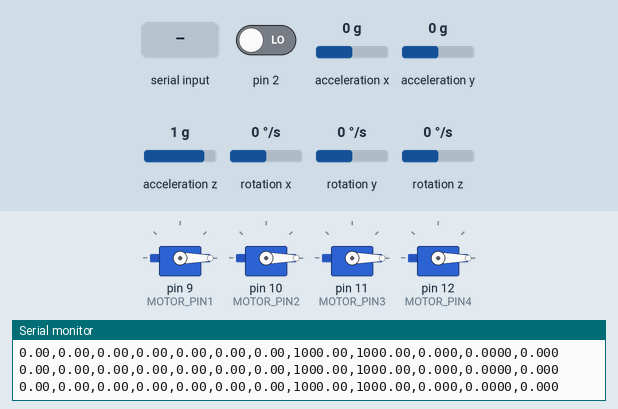
The sketch below on a simulated Arduino Uno, built with avr-gcc and run on an emulated ATmega328P. Shown: 4 × servo, the last lines printed to the serial monitor. The test bench sets the inputs (shaded band); at power-on: acceleration z 1 g, acceleration y 0 g, pin 2 LOW, acceleration x 0 g, rotation x 0 °/s, rotation y 0 °/s, rotation z 0 °/s. The sensor or clock chip raises its interrupt line as the real part does.

Above: at 1.7 s.
1.8 s: acceleration z set to 0.1 g
3.3 s: acceleration z set to -0.2 g
At 5.3 s:
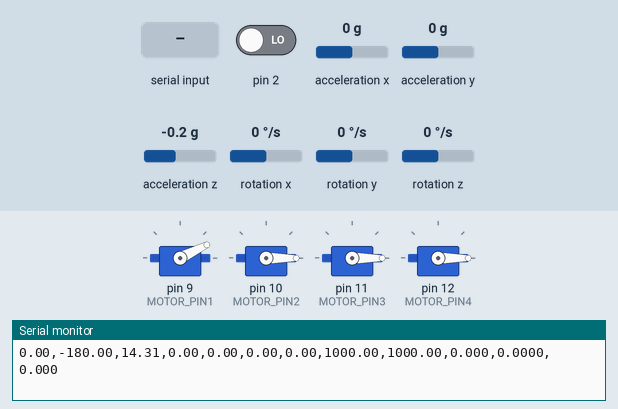
6.3 s: acceleration y set to -0.8 g
At 7.5 s:
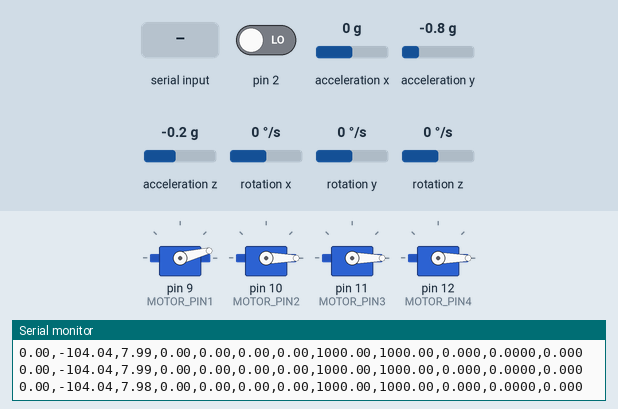
9.3 s: acceleration y set to 0.1 g
At 10.6 s:
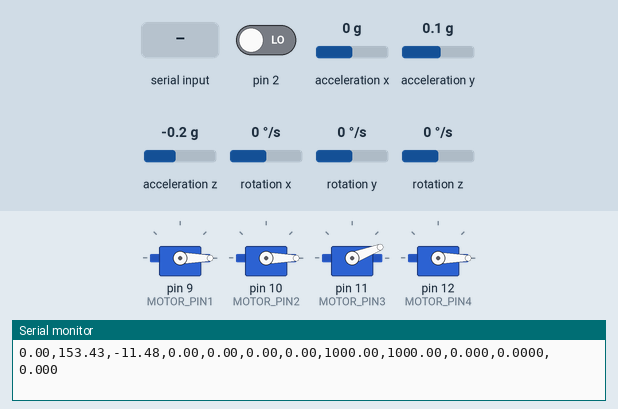
12.3 s: "E" received over Serial
At 13.0 s:
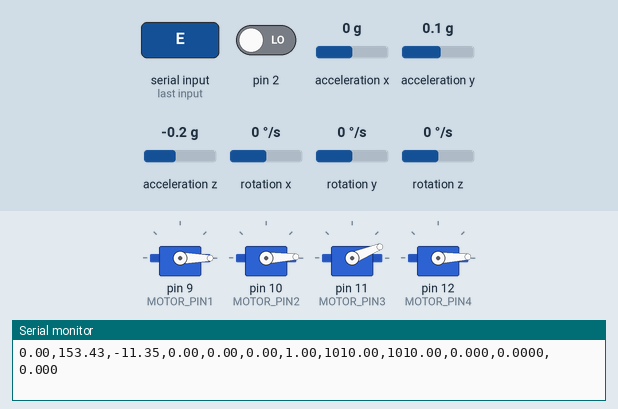
13.8 s: "Q" received over Serial
At 15.1 s:
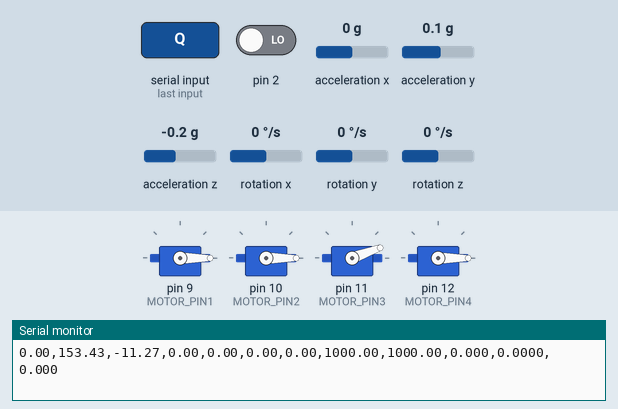
Timing chart, 0 to 16.8 s (numbered marks = the images above; inputs shaded):
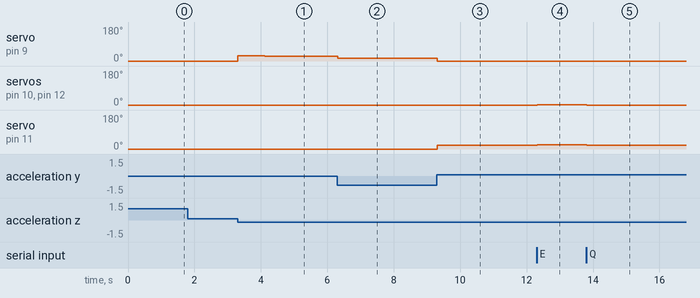

The sketch:

Quadcopter.ino
```cpp
#include <Wire.h>
#include <I2Cdev.h>
#include <helper_3dmath.h>
#include <MPU6050_6Axis_MotionApps20.h>
#include "Config.h"
#include <Servo.h>
Servo motor1;
Servo motor2;
Servo motor3;
Servo motor4;
MPU6050 mpu;
byte incomingByte = 0;
double PitchAngle=0, RollAngle=0;
double Desired_Pitch_Angle=0.000, Desired_Roll_Angle=0.000;
double Desired_Throttle=0.00;
double Roll_P_coef=0.000,Roll_I_coef=0.000,Roll_D_coef=0.000;
//double Pitch_P_coef=0.00,Pitch_I_coef=0.00,Pitch_D_coef=0.00;
bool dmpReady = false;
double PID_Pitch_value=0.000, PID_Roll_value=0.000;
uint8_t mpuIntStatus;
uint16_t packetSize;
unsigned long  tpPitch = millis();
unsigned long  tpRoll = millis();
double pErrorPitch = 0.0, pErrorRoll = 0.0;
double IpPitch = 0.0, IpRoll = 0.0;
double motor_value1=0.00, motor_value2=0.00, motor_value3=0.00, motor_value4=0.00;
bool IsArm=true;
void setup()
{
  Serial.begin(115200);
  Wire.begin();
  TWBR = 24;
  mpu.initialize();
  mpu.dmpInitialize();
  mpu.setXAccelOffset(-1512);
  mpu.setYAccelOffset(2159);
  mpu.setZAccelOffset(1329);
  mpu.setXGyroOffset(27);
  mpu.setYGyroOffset(-22);
  mpu.setZGyroOffset(347);
  mpu.setDMPEnabled(true);
  attachInterrupt(0, dmpDataReady, RISING);
  mpuIntStatus = mpu.getIntStatus();
  dmpReady = true;
  packetSize = mpu.dmpGetFIFOPacketSize();
  motor1.attach(MOTOR_PIN1,MIN_SIGNAL,MAX_SIGNAL);
  motor2.attach(MOTOR_PIN2,MIN_SIGNAL,MAX_SIGNAL);
  motor3.attach(MOTOR_PIN3,MIN_SIGNAL,MAX_SIGNAL);
  motor4.attach(MOTOR_PIN4,MIN_SIGNAL,MAX_SIGNAL);
  motor1.write(0);
  motor2.write(0);
  motor3.write(0);
  motor4.write(0);
}
void loop()
{
  GetThrottleAndDesiredAngles();
  Get_angles_from_sensor();
  if (IsArm==true)
  {
    PID_Pitch_value = PIDCompute(Desired_Pitch_Angle - PitchAngle, PID_Pitch_Kp, PID_Pitch_Ki, PID_Pitch_Kd, PID_Pitch_MaxValue, PID_Pitch_MinValue, tpPitch, pErrorPitch, IpPitch);
    PID_Roll_value = PIDCompute(Desired_Roll_Angle - RollAngle, Roll_P_coef, Roll_I_coef, Roll_D_coef, PID_Roll_MaxValue, PID_Roll_MinValue, tpRoll, pErrorRoll, IpRoll);
    motor_value1=mapdouble(Desired_Throttle+PID_Pitch_value,0,100,MIN_SIGNAL,MAX_SIGNAL);
    motor_value4=mapdouble(Desired_Throttle-PID_Roll_value,0,100,MIN_SIGNAL,MAX_SIGNAL);
    motor_value3=mapdouble(Desired_Throttle-PID_Pitch_value,0,100,MIN_SIGNAL,MAX_SIGNAL);
    motor_value2=mapdouble(Desired_Throttle+PID_Roll_value,0,100,MIN_SIGNAL,MAX_SIGNAL);
    if (motor_value4<1000)
    {
      motor_value4=1000;
    }
    if (motor_value2<1000)
    {
      motor_value2=1000;
    }
    if (motor_value4>2000)
    {
      motor_value4=2000;
    }
    if (motor_value2>2000)
    {
      motor_value2=2000;
    }
    motor1.writeMicroseconds(motor_value1);
    motor2.writeMicroseconds(motor_value2);
    motor3.writeMicroseconds(motor_value3);
    motor4.writeMicroseconds(motor_value4);
  }
  Serial.print(Desired_Pitch_Angle);
  Serial.print(",");
  Serial.print(PitchAngle);
  Serial.print(",");
  Serial.print(PID_Pitch_value);
  Serial.print(",");
  Serial.print(Desired_Roll_Angle);
  Serial.print(",");
  Serial.print(RollAngle);
  Serial.print(",");
  Serial.print(PID_Roll_value);
  Serial.print(",");
  Serial.print(Desired_Throttle);
  Serial.print(",");
  Serial.print(motor_value2);
  Serial.print(",");
  Serial.print(motor_value4);
  Serial.print(",");
  Serial.print(Roll_P_coef,3);
  Serial.print(",");
  Serial.print(Roll_I_coef,4);
  Serial.print(",");
  Serial.println(Roll_D_coef,3);
}
double mapdouble(double x, double in_min, double in_max, double out_min, double out_max)
{
  return (x - in_min) * (out_max - out_min) / (in_max - in_min) + out_min;
}
```

ChangeThrottle.ino
```cpp
void GetThrottleAndDesiredAngles()
{
    if (Serial.available() > 0)
    {
      incomingByte = Serial.read();
      switch (incomingByte)
      {
        case 81:
          throttle_checking(-1);
        break;
        case 69:
          throttle_checking(1);
        break;
        case 87: //numpad8
          Desired_Pitch_Angle=angle_checking(Desired_Pitch_Angle,1,Max_Pitch_Angle,Min_Pitch_Angle);
        break;
        case 83: //numpad2
          Desired_Pitch_Angle=angle_checking(Desired_Pitch_Angle,-1,Max_Pitch_Angle,Min_Pitch_Angle);
        break;
        case 65: //numpad4
          Desired_Roll_Angle=angle_checking(Desired_Roll_Angle,-1,Max_Roll_Angle,Min_Roll_Angle);
        break;
        case 68: //numpad6
          Desired_Roll_Angle=angle_checking(Desired_Roll_Angle,1,Max_Roll_Angle,Min_Roll_Angle);
        break;
        case 90: //numpad6
          IsArm=false;
          motor1.write(0);
          motor2.write(0);
          motor3.write(0);
          motor4.write(0);
        break;
        case 85:
          Roll_P_coef=angle_checking(Roll_P_coef,0.001,Max_Roll_Angle,Min_Roll_Angle);
        break;
        case 74:
          Roll_P_coef=angle_checking(Roll_P_coef,-0.001,Max_Roll_Angle,Min_Roll_Angle);
        break;
        case 73:
          Roll_I_coef=angle_checking(Roll_I_coef,0.0001,Max_Roll_Angle,Min_Roll_Angle);
        break;
        case 75:
          Roll_I_coef=angle_checking(Roll_I_coef,-0.0001,Max_Roll_Angle,Min_Roll_Angle);
        break;
        case 79:
          Roll_D_coef=angle_checking(Roll_D_coef,0.001,Max_Roll_Angle,Min_Roll_Angle);
        break;
        case 76:
          Roll_D_coef=angle_checking(Roll_D_coef,-0.001,Max_Roll_Angle,Min_Roll_Angle);
        break;
      }
    }
}
void throttle_checking(short number)
{
  if (Desired_Throttle+number<=100 && Desired_Throttle+number>=0)
  {
    Desired_Throttle+=number;
  }
}

double angle_checking(double angle, double number, double maxval, double minval)
{
  if (angle+number<=maxval && angle+number>=minval)
  {
    angle+=number;
  }
  return angle;
}
```

Get_angles_from_sensor.ino
```cpp
uint8_t devStatus;
Quaternion q; // [w, x, y, z] quaternion container
VectorFloat gravity;
volatile bool mpuInterrupt = false;
uint16_t fifoCount; // count of all bytes currently in FIFO
uint8_t fifoBuffer[64];
float ypr[3];
void dmpDataReady()
{
    mpuInterrupt = true;
}
void Get_angles_from_sensor()
{
    // if programming failed, don't try to do anything
    if (!dmpReady) return;
    // wait for MPU interrupt or extra packet(s) available
    while (!mpuInterrupt && fifoCount < packetSize)
    {
    }
    // reset interrupt flag and get INT_STATUS byte
    mpuInterrupt = false;
    mpuIntStatus = mpu.getIntStatus();
    // get current FIFO count
    fifoCount = mpu.getFIFOCount();
    while (fifoCount < packetSize) fifoCount = mpu.getFIFOCount();
    // read a packet from FIFO
    mpu.getFIFOBytes(fifoBuffer, packetSize);
    // track FIFO count here in case there is > 1 packet available
    // (this lets us immediately read more without waiting for an interrupt)
    fifoCount -= packetSize;
    // display Euler angles in degrees
    mpu.dmpGetQuaternion(&q, fifoBuffer);
    mpu.dmpGetGravity(&gravity, &q);
    mpu.dmpGetYawPitchRoll(ypr, &q, &gravity);
    RollAngle=ypr[1] * 180/M_PI;
    PitchAngle=ypr[2] * 180/M_PI;
}
```

PIDCompute.ino
```cpp
double PIDCompute(double mError, double kp, double ki, double kd, double Hval, double Lval, unsigned long  tp, double pError, double Ip)
{
  unsigned long tn = millis();
  double dt=(double)(tn-tp);
  double P = (double)kp * mError;
  double D = (double)(kd * (mError - pError) * 1000.0 / dt);
  pError = mError;
  double I = (double)(Ip + ki * mError * dt / 1000.0);
  double U = (double)(P + I + D);
  Ip = I;
  tp=tn;
  if(U>Hval)
  {
    U = Hval;
  }
  else if (U<Lval)
  {
    U = Lval;
  }
  return U;
}
```

Config.h
```cpp
#define PID_Pitch_Kp 0.07
#define PID_Pitch_Ki 0.00001
#define PID_Pitch_Kd 0.05

#define PID_Roll_Kp 0.07
#define PID_Roll_Ki 0.00001
#define PID_Roll_Kd 0.05

#define PID_Pitch_MaxValue 15
#define PID_Pitch_MinValue -15
#define PID_Roll_MaxValue 15
#define PID_Roll_MinValue -15

#define Max_Pitch_Angle 15
#define Min_Pitch_Angle -15
#define Max_Roll_Angle 15
#define Min_Roll_Angle -15

#define MAX_SIGNAL 2000
#define MIN_SIGNAL 1000
#define MOTOR_PIN1 9
#define MOTOR_PIN2 10
#define MOTOR_PIN3 11
#define MOTOR_PIN4 12
```

Measured:
- the behaviour switches between 0 and -0.1 g on acceleration z (found by bisection; images 0 and 1)
- after the input at 3.3 s, servo on pin 9 (MOTOR_PIN1): 0° → 27° at once, → 26° 0.80 s later, → 25° 1.6 s later
- after the input at 6.3 s, servo on pin 9 (MOTOR_PIN1): 25° → 15° at once, → 14° 0.11 s later
- after the input at 9.3 s, servo on pin 9 (MOTOR_PIN1): 14° → 0° at once; servo on pin 11 (MOTOR_PIN3): 0° → 21° at once, → 20° 2.7 s later
- after the input at 12.3 s, servo on pin 10 (MOTOR_PIN2), servo on pin 12 (MOTOR_PIN4): 0° → 2° at once; servo on pin 11 (MOTOR_PIN3): 20° → 22° at once
- after the input at 13.8 s, servo on pin 10 (MOTOR_PIN2), servo on pin 12 (MOTOR_PIN4): 2° → 0° at once; servo on pin 11 (MOTOR_PIN3): 22° → 20° at once
